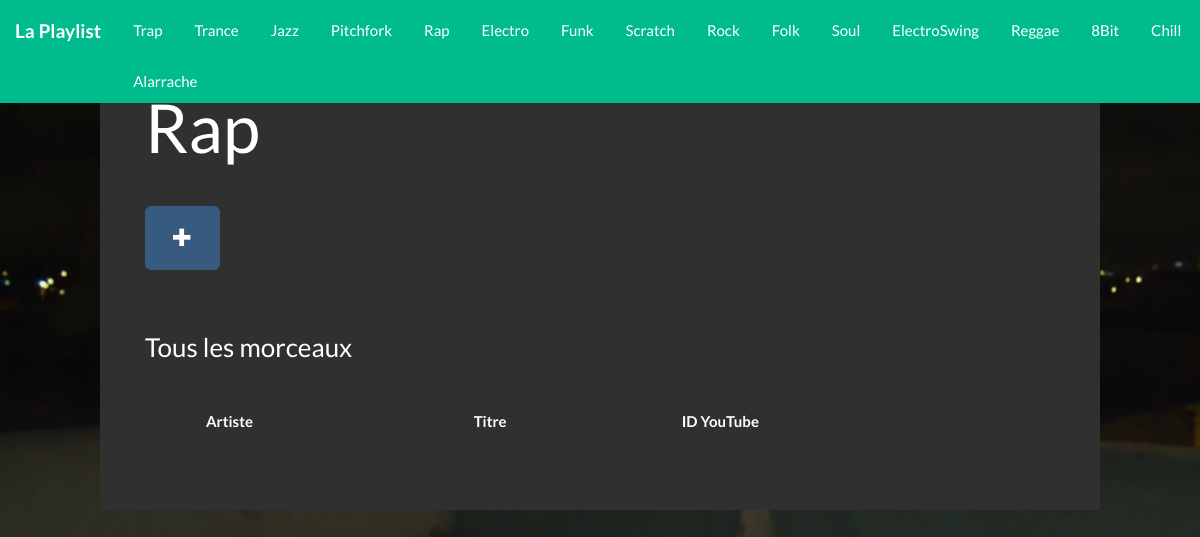
/Rap, run on the app's committed database.
### main/models.py (models this page shows, shortened)
class TypePlaylist(models.Model):
	type = models.CharField(max_length=64)
	date = models.DateTimeField(auto_now=True)

### main/views.py (the view)
# urls.py: url(r'^([0-9A-Za-z]*)$', 'main.views.type'),
def type(request, type):
	types = TypePlaylist.objects.all()
	style = TypePlaylist.objects.get(type=type)
	songs = style.song_set.all()
	return render(request, 'main/type.html', locals())

### templates/main/type.html (shortened to what this page needs)
{% extends "main/index.html" %}
{% block content %}
	<div class="col-xs-12 col-md-6">
		<div class="page-header">
			<h1 class="type-title">{{ type }}</h1>
		</div>
		<a class="btn btn-primary btn-lg" href="{% url 'main.views.addSong' type %} "><span class="glyphicon glyphicon-plus"></span></a>
	</div>
	<div class="col-xs-12 col-md-6">
	</div>
	<div class="col-xs-12 col-md-12 page-header">
		<h3>Tous les morceaux</h3>
	</div>
	<table class="table">
		<tr>
			<th></th>
			<th>Artiste</th>
			<th>Titre</th>
			<th>ID YouTube</th>
		</tr>
	</table>
{% endblock %}

### templates/main/index.html (shortened to what this page needs)
<!DOCTYPE html>
<html class="full" lang="fr">
<head>
	 {% load static %}
    <link href="{% static 'css/bootstrap.min.css' %}" rel="stylesheet">
    <link href="{% static 'css/full.css' %}" rel="stylesheet">
</head>
<body>
	<div class="navbar-inverse navbar-fixed-top">
		<ul class="nav nav-pills playnav">
    	<li><a href="{% url 'main.views.home' %}" class="navbar-brand"><strong>La Playlist</strong></a></li>
		{% for style in types %}
    	<li>
      	<a href="{% url 'main.views.type' style.type %}">{{ style.type }}</a>
      </li>
		{% endfor %}
		</ul>
	</div>
	<div class="col-lg-10 col-md-10 col-xs-10 col-xs-offset-1 jumbotron">
	{% block content %}{% endblock %}
	</div>
</body>
</html>

### assets/css/full.css (style rules this page uses)
body { //margin-top: 50px; }
.full { background: url('../img/background.png') no-repeat center center fixed; -webkit-background-size: cover; -moz-background-size: cover; background-size: cover; -o-background-size: cover; }
.playnav li { font-size: 15px; margin: 0px; margin-top: 10px; padding: 0px; }

### data on the page
TypePlaylist: type "Trap"
TypePlaylist: type "Trance"
TypePlaylist: type "Jazz"
TypePlaylist: type "Pitchfork"
TypePlaylist: type "Rap"
TypePlaylist: type "Electro"
TypePlaylist: type "Funk"
TypePlaylist: type "Scratch"
TypePlaylist: type "Rock"
TypePlaylist: type "Folk"
TypePlaylist: type "Soul"
TypePlaylist: type "ElectroSwing"
TypePlaylist: type "Reggae"
TypePlaylist: type "8Bit"
TypePlaylist: type "Chill"
TypePlaylist: type "Alarrache"
